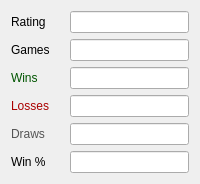
                 <widget class="QWidget" name="qWidgetDaily">
                  <attribute name="title">
                   <string>Daily ☀</string>
                  </attribute>
                  <layout class="QGridLayout" name="gridLayout">
                   <item row="0" column="0">
                    <layout class="QGridLayout" name="gridLayoutDaily">
                     <property name="horizontalSpacing">
                      <number>20</number>
                     </property>
                     <item row="5" column="0">
                      <widget class="QLabel" name="labelDailyDraws">
                       <property name="palette">
                        <palette>
                         <active>
                          <colorrole role="WindowText">
                           <brush brushstyle="SolidPattern">
                            <color alpha="255">
                             <red>84</red>
                             <green>84</green>
                             <blue>84</blue>
                            </color>
                           </brush>
                          </colorrole>
                         </active>
                         <inactive>
                          <colorrole role="WindowText">
                           <brush brushstyle="SolidPattern">
                            <color alpha="255">
                             <red>84</red>
                             <green>84</green>
                             <blue>84</blue>
                            </color>
                           </brush>
                          </colorrole>
                         </inactive>
                         <disabled>
                          <colorrole role="WindowText">
                           <brush brushstyle="SolidPattern">
                            <color alpha="255">
                             <red>120</red>
                             <green>120</green>
                             <blue>120</blue>
                            </color>
                           </brush>
                          </colorrole>
                         </disabled>
                        </palette>
                       </property>
                       <property name="locale">
                        <locale language="English" country="UnitedStates"/>
                       </property>
                       <property name="text">
                        <string>Draws</string>
                       </property>
                      </widget>
                     </item>
                     <item row="3" column="0">
                      <widget class="QLabel" name="labelDailyWins">
                       <property name="palette">
                        <palette>
                         <active>
                          <colorrole role="WindowText">
                           <brush brushstyle="SolidPattern">
                            <color alpha="255">
                             <red>0</red>
                             <green>85</green>
                             <blue>0</blue>
                            </color>
                           </brush>
                          </colorrole>
                         </active>
                         <inactive>
                          <colorrole role="WindowText">
                           <brush brushstyle="SolidPattern">
                            <color alpha="255">
                             <red>0</red>
                             <green>85</green>
                             <blue>0</blue>
                            </color>
                           </brush>
                          </colorrole>
                         </inactive>
                         <disabled>
                          <colorrole role="WindowText">
                           <brush brushstyle="SolidPattern">
                            <color alpha="255">
                             <red>120</red>
                             <green>120</green>
                             <blue>120</blue>
                            </color>
                           </brush>
                          </colorrole>
                         </disabled>
                        </palette>
                       </property>
                       <property name="locale">
                        <locale language="English" country="UnitedStates"/>
                       </property>
                       <property name="text">
                        <string>Wins</string>
                       </property>
                      </widget>
                     </item>
                     <item row="6" column="0">
                      <widget class="QLabel" name="labelDailyWinrate">
                       <property name="locale">
                        <locale language="English" country="UnitedStates"/>
                       </property>
                       <property name="text">
                        <string>Win %</string>
                       </property>
                      </widget>
                     </item>
                     <item row="1" column="0">
                      <widget class="QLabel" name="labelDailyGames">
                       <property name="locale">
                        <locale language="English" country="UnitedStates"/>
                       </property>
                       <property name="text">
                        <string>Games</string>
                       </property>
                      </widget>
                     </item>
                     <item row="4" column="0">
                      <widget class="QLabel" name="labelDailyLosses">
                       <property name="palette">
                        <palette>
                         <active>
                          <colorrole role="WindowText">
                           <brush brushstyle="SolidPattern">
                            <color alpha="255">
                             <red>170</red>
                             <green>0</green>
                             <blue>0</blue>
                            </color>
                           </brush>
                          </colorrole>
                         </active>
                         <inactive>
                          <colorrole role="WindowText">
                           <brush brushstyle="SolidPattern">
                            <color alpha="255">
                             <red>170</red>
                             <green>0</green>
                             <blue>0</blue>
                            </color>
                           </brush>
                          </colorrole>
                         </inactive>
                         <disabled>
                          <colorrole role="WindowText">
                           <brush brushstyle="SolidPattern">
                            <color alpha="255">
                             <red>120</red>
                             <green>120</green>
                             <blue>120</blue>
                            </color>
                           </brush>
                          </colorrole>
                         </disabled>
                        </palette>
                       </property>
                       <property name="locale">
                        <locale language="English" country="UnitedStates"/>
                       </property>
                       <property name="text">
                        <string>Losses</string>
                       </property>
                      </widget>
                     </item>
                     <item row="5" column="1">
                      <widget class="QLineEdit" name="lineEditDailyDraws">
                       <property name="locale">
                        <locale language="English" country="UnitedStates"/>
                       </property>
                       <property name="readOnly">
                        <bool>true</bool>
                       </property>
                      </widget>
                     </item>
                     <item row="3" column="1">
                      <widget class="QLineEdit" name="lineEditDailyWins">
                       <property name="locale">
                        <locale language="English" country="UnitedStates"/>
                       </property>
                       <property name="readOnly">
                        <bool>true</bool>
                       </property>
                      </widget>
                     </item>
                     <item row="1" column="1">
                      <widget class="QLineEdit" name="lineEditDailyGames">
                       <property name="locale">
                        <locale language="English" country="UnitedStates"/>
                       </property>
                       <property name="readOnly">
                        <bool>true</bool>
                       </property>
                      </widget>
                     </item>
                     <item row="0" column="1">
                      <widget class="QLineEdit" name="lineEditDailyRating">
                       <property name="locale">
                        <locale language="English" country="UnitedStates"/>
                       </property>
                       <property name="readOnly">
                        <bool>true</bool>
                       </property>
                      </widget>
                     </item>
                     <item row="0" column="0">
                      <widget class="QLabel" name="labelDailyRating">
                       <property name="locale">
                        <locale language="English" country="UnitedStates"/>
                       </property>
                       <property name="text">
                        <string>Rating</string>
                       </property>
                      </widget>
                     </item>
                     <item row="4" column="1">
                      <widget class="QLineEdit" name="lineEditDailyLosses">
                       <property name="locale">
                        <locale language="English" country="UnitedStates"/>
                       </property>
                       <property name="readOnly">
                        <bool>true</bool>
                       </property>
                      </widget>
                     </item>
                     <item row="6" column="1">
                      <widget class="QLineEdit" name="lineEditDailyWinrate">
                       <property name="locale">
                        <locale language="English" country="UnitedStates"/>
                       </property>
                       <property name="readOnly">
                        <bool>true</bool>
                       </property>
                      </widget>
                     </item>
                    </layout>
                   </item>
                  </layout>
                 </widget>
